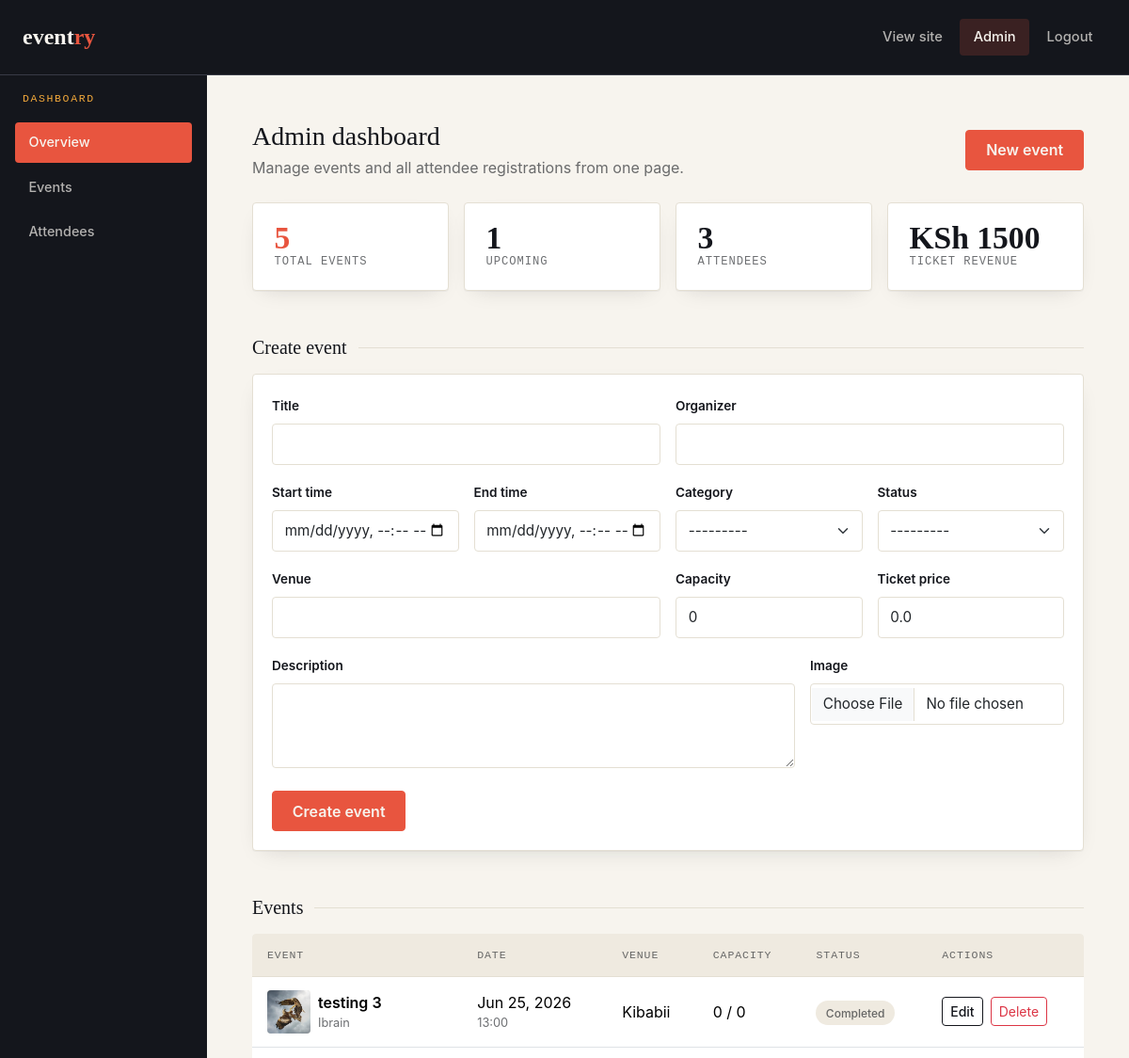
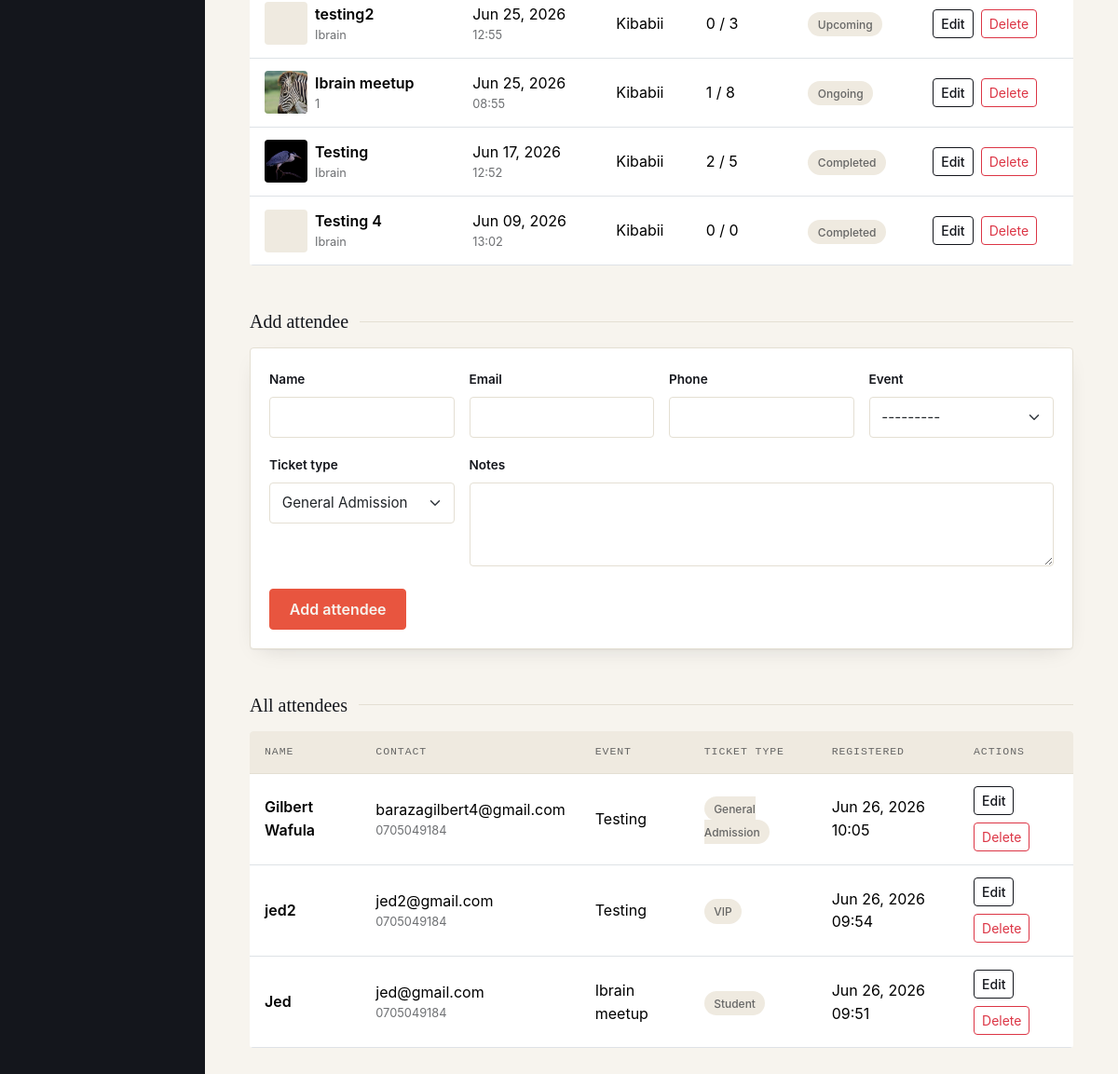
Screenshot of /admin_dashboard (signed in) with the database file from the repository (2 pictures, top to bottom).
### event/models.py (models this page shows, shortened)
class Event(models.Model):
    title = models.CharField(max_length=255)
    organizer = models.CharField(max_length=255)
    description = models.TextField()
    start_time = models.DateTimeField()
    end_time = models.DateTimeField()
    capacity = models.IntegerField(default=0)
    ticket_price = models.DecimalField(max_digits=10, decimal_places=2, default=0.00)
    category = models.CharField(max_length=100, choices=[
        ('workshop', 'Workshop'),
        ('conference', 'Conference'),
        ('meeting', 'Meeting'),
        ('webinar', 'Webinar'),
        ('technology', 'Technology'),
        ('community', 'Community'),
        ('career', 'Career'),
        ('competition', 'Competition'),
        ('meetups', 'Meetups'),
        ('fundraiser', 'Fundraiser'),
        ('other', 'Other')
    ])
    venue = models.CharField(max_length=255)
    status = models.CharField(
        max_length=20,
        choices=[
            ('upcoming', 'Upcoming'),
            ('ongoing', 'Ongoing'),
            ('completed', 'Completed')
        ]
    )
    image = models.ImageField(upload_to='event_images/', null=True, blank=True)
    def __str__(self):
        return self.title

class EventRegistration(models.Model):
    attendee = models.CharField(max_length=255)
    event = models.ForeignKey(Event, on_delete=models.CASCADE, related_name='registrations')
    registration_date = models.DateTimeField(auto_now_add=True)
    phone = models.CharField(max_length=20, blank=True, null=True)
    notes = models.TextField(blank=True, null=True)
    email = models.EmailField()
    ticket_type = models.CharField(max_length=100, choices=[
        ('general', 'General Admission'),
        ('vip', 'VIP'),
        ('student', 'Student'),
        ('early_bird', 'Early Bird'),
        ('group', 'Group'),
        ('other', 'Other')
    ], default='general')
    class Meta:
        ordering = ['-registration_date']

### config/views.py (the view, shortened to what this page needs)
# urls.py: path('admin_dashboard', views.admin, name='admin_dashboard'),
@login_required(login_url='login')
@user_passes_test(lambda user: user.is_staff, login_url='home')
def admin(request):
    editing_event = None
    editing_registration = None
    event_form = None
    registration_form = None
    if event_form is None:
        event_form = EventForm(instance=editing_event)
    if registration_form is None:
        registration_form = EventRegistrationForm(instance=editing_registration)
    events = Event.objects.annotate(registration_count=Count('registrations')).order_by('-start_time')
    registrations = EventRegistration.objects.select_related('event').order_by('-registration_date')
    total_revenue = sum(reg.event.ticket_price for reg in registrations)
    upcoming_count = events.filter(status='upcoming').count()
    return render(request, 'admin.html', {
        'events': events,
        'registrations': registrations,
        'event_form': event_form,
        'registration_form': registration_form,
        'editing_event': editing_event,
        'editing_registration': editing_registration,
        'total_revenue': total_revenue,
        'upcoming_count': upcoming_count,
    })

### templates/admin.html (shortened to what this page needs)
<!doctype html>
<html lang="en">
<head>
<link href="https://cdn.jsdelivr.net/npm/bootstrap@5.3.3/dist/css/bootstrap.min.css" rel="stylesheet">
</head>
<body>
<nav class="navbar navbar-expand-lg navbar-eventry py-3">
  <div class="container-fluid px-4">
    <a class="navbar-brand" href="{% url 'home' %}">event<span class="dot">ry</span></a>
    <div class="collapse navbar-collapse" id="nav">
      <ul class="navbar-nav ms-auto align-items-lg-center gap-1">
        <li class="nav-item"><a class="nav-link" href="{% url 'home' %}">View site</a></li>
        <li class="nav-item"><a class="nav-link active" href="{% url 'admin_dashboard' %}">Admin</a></li>
        <li class="nav-item"><a class="nav-link" href="{% url 'logout' %}">Logout</a></li>
      </ul>
    </div>
  </div>
</nav>
<div class="d-flex layout">
  <aside class="sidebar-admin p-3">
    <p class="eyebrow px-2 mb-3">Dashboard</p>
    <nav class="nav flex-column gap-1">
      <a class="nav-link active" href="#overview">Overview</a>
      <a class="nav-link" href="#event-form">Events</a>
      <a class="nav-link" href="#attendee-form">Attendees</a>
    </nav>
  </aside>
  <main class="flex-grow-1 p-4 p-lg-5">
    <section id="overview" class="mb-5">
      <div class="d-flex flex-wrap justify-content-between align-items-center gap-3 mb-4">
        <div>
          <h1 class="h3 mb-1">Admin dashboard</h1>
          <p class="mb-0" style="color:var(--ink-60)">Manage events and all attendee registrations from one page.</p>
        </div>
        <a href="#event-form" class="btn btn-coral">New event</a>
      </div>
      <div class="row g-3">
        <div class="col-sm-6 col-xl-3"><div class="stat-card"><div class="stat-num" style="color:var(--coral)">{{ events|length }}</div><div class="stat-label">Total events</div></div></div>
        <div class="col-sm-6 col-xl-3"><div class="stat-card"><div class="stat-num">{{ upcoming_count }}</div><div class="stat-label">Upcoming</div></div></div>
        <div class="col-sm-6 col-xl-3"><div class="stat-card"><div class="stat-num">{{ registrations|length }}</div><div class="stat-label">Attendees</div></div></div>
        <div class="col-sm-6 col-xl-3"><div class="stat-card"><div class="stat-num">KSh {{ total_revenue|floatformat:0 }}</div><div class="stat-label">Ticket revenue</div></div></div>
      </div>
    </section>
    <section id="event-form" class="mb-5">
      <div class="section-title"><h2 class="h5 mb-0">{% if editing_event %}Edit event{% else %}Create event{% endif %}</h2><span class="rule"></span></div>
      <form class="panel" method="post" enctype="multipart/form-data">
        <div class="row g-3">
          <div class="col-lg-6"><label class="form-label" for="{{ event_form.title.id_for_label }}">Title</label>{{ event_form.title }}{{ event_form.title.errors }}</div>
          <div class="col-lg-6"><label class="form-label" for="{{ event_form.organizer.id_for_label }}">Organizer</label>{{ event_form.organizer }}{{ event_form.organizer.errors }}</div>
          <div class="col-md-6 col-xl-3"><label class="form-label" for="{{ event_form.start_time.id_for_label }}">Start time</label>{{ event_form.start_time }}{{ event_form.start_time.errors }}</div>
          <div class="col-md-6 col-xl-3"><label class="form-label" for="{{ event_form.end_time.id_for_label }}">End time</label>{{ event_form.end_time }}{{ event_form.end_time.errors }}</div>
          <div class="col-md-6 col-xl-3"><label class="form-label" for="{{ event_form.category.id_for_label }}">Category</label>{{ event_form.category }}{{ event_form.category.errors }}</div>
          <div class="col-md-6 col-xl-3"><label class="form-label" for="{{ event_form.status.id_for_label }}">Status</label>{{ event_form.status }}{{ event_form.status.errors }}</div>
          <div class="col-lg-6"><label class="form-label" for="{{ event_form.venue.id_for_label }}">Venue</label>{{ event_form.venue }}{{ event_form.venue.errors }}</div>
          <div class="col-md-6 col-lg-3"><label class="form-label" for="{{ event_form.capacity.id_for_label }}">Capacity</label>{{ event_form.capacity }}{{ event_form.capacity.errors }}</div>
          <div class="col-md-6 col-lg-3"><label class="form-label" for="{{ event_form.ticket_price.id_for_label }}">Ticket price</label>{{ event_form.ticket_price }}{{ event_form.ticket_price.errors }}</div>
          <div class="col-lg-8"><label class="form-label" for="{{ event_form.description.id_for_label }}">Description</label>{{ event_form.description }}{{ event_form.description.errors }}</div>
          <div class="col-lg-4"><label class="form-label" for="{{ event_form.image.id_for_label }}">Image</label>{{ event_form.image }}{{ event_form.image.errors }}</div>
        </div>
        <div class="d-flex flex-wrap gap-2 mt-4">
          <button type="submit" class="btn btn-coral">{% if editing_event %}Update event{% else %}Create event{% endif %}</button>
        </div>
      </form>
    </section>
    <section id="events" class="mb-5">
      <div class="section-title"><h2 class="h5 mb-0">Events</h2><span class="rule"></span></div>
      <div class="table-responsive">
        <table class="table table-eventry align-middle mb-0">
          <thead><tr><th>Event</th><th>Date</th><th>Venue</th><th>Capacity</th><th>Status</th><th>Actions</th></tr></thead>
          <tbody>
            {% for event in events %}
              <tr>
                <td>
                  <div class="d-flex align-items-center gap-2">
                    {% if event.image %}<img src="{{ event.image.url }}" alt="{{ event.title }}" class="thumb-sm">{% else %}<div class="thumb-sm"></div>{% endif %}
                    <div><div class="fw-semibold">{{ event.title }}</div><div style="font-size:.8rem;color:var(--ink-60)">{{ event.organizer }}</div></div>
                  </div>
                </td>
                <td><div>{{ event.start_time|date:'M d, Y' }}</div><div style="font-size:.8rem;color:var(--ink-60)">{{ event.start_time|date:'H:i' }}</div></td>
                <td>{{ event.venue }}</td>
                <td>{{ event.registration_count }} / {{ event.capacity }}</td>
                <td><span class="badge-soft">{{ event.status|title }}</span></td>
                <td>
                  <div class="d-flex flex-wrap gap-2">
                    <form method="post"><button type="submit" class="btn btn-sm btn-outline-ink">Edit</button></form>
                    <form method="post" onsubmit="return confirm('Delete this event and its registrations?');"><button type="submit" class="btn btn-sm btn-outline-danger">Delete</button></form>
                  </div>
                </td>
              </tr>
            {% empty %}
              <tr><td colspan="6" class="text-center py-4" style="color:var(--ink-60)">No events yet.</td></tr>
            {% endfor %}
          </tbody>
        </table>
      </div>
    </section>
    <section id="attendee-form" class="mb-5">
      <div class="section-title"><h2 class="h5 mb-0">{% if editing_registration %}Edit attendee{% else %}Add attendee{% endif %}</h2><span class="rule"></span></div>
      <form class="panel" method="post">
        <div class="row g-3">
          <div class="col-md-6 col-xl-3"><label class="form-label" for="{{ registration_form.attendee.id_for_label }}">Name</label>{{ registration_form.attendee }}{{ registration_form.attendee.errors }}</div>
          <div class="col-md-6 col-xl-3"><label class="form-label" for="{{ registration_form.email.id_for_label }}">Email</label>{{ registration_form.email }}{{ registration_form.email.errors }}</div>
          <div class="col-md-6 col-xl-3"><label class="form-label" for="{{ registration_form.phone.id_for_label }}">Phone</label>{{ registration_form.phone }}{{ registration_form.phone.errors }}</div>
          <div class="col-md-6 col-xl-3"><label class="form-label" for="{{ registration_form.event.id_for_label }}">Event</label>{{ registration_form.event }}{{ registration_form.event.errors }}</div>
          <div class="col-md-6 col-xl-3"><label class="form-label" for="{{ registration_form.ticket_type.id_for_label }}">Ticket type</label>{{ registration_form.ticket_type }}{{ registration_form.ticket_type.errors }}</div>
          <div class="col-md-6 col-xl-9"><label class="form-label" for="{{ registration_form.notes.id_for_label }}">Notes</label>{{ registration_form.notes }}{{ registration_form.notes.errors }}</div>
        </div>
        <div class="d-flex flex-wrap gap-2 mt-4">
          <button type="submit" class="btn btn-coral">{% if editing_registration %}Update attendee{% else %}Add attendee{% endif %}</button>
        </div>
      </form>
    </section>
    <section id="attendees" class="mb-2">
      <div class="section-title"><h2 class="h5 mb-0">All attendees</h2><span class="rule"></span></div>
      <div class="table-responsive">
        <table class="table table-eventry align-middle mb-0">
          <thead><tr><th>Name</th><th>Contact</th><th>Event</th><th>Ticket type</th><th>Registered</th><th>Actions</th></tr></thead>
          <tbody>
            {% for registration in registrations %}
              <tr>
                <td class="fw-semibold">{{ registration.attendee }}</td>
                <td><div>{{ registration.email }}</div><div style="font-size:.8rem;color:var(--ink-60)">{{ registration.phone|default:'No phone' }}</div></td>
                <td>{{ registration.event.title }}</td>
                <td><span class="badge-soft">{{ registration.get_ticket_type_display }}</span></td>
                <td>{{ registration.registration_date|date:'M d, Y H:i' }}</td>
                <td>
                  <div class="d-flex flex-wrap gap-2">
                    <form method="post"><button type="submit" class="btn btn-sm btn-outline-ink">Edit</button></form>
                    <form method="post" onsubmit="return confirm('Delete this attendee registration?');"><button type="submit" class="btn btn-sm btn-outline-danger">Delete</button></form>
                  </div>
                </td>
              </tr>
            {% empty %}
              <tr><td colspan="6" class="text-center py-4" style="color:var(--ink-60)">No attendees registered yet.</td></tr>
            {% endfor %}
          </tbody>
        </table>
      </div>
    </section>
  </main>
</div>
</body>
</html>

### rows the page displays
Event: image (picture), title "testing 3", organizer "Ibrain", start_time "Jun 25, 2026", start_time "13:00", venue "Kibabii", registration_count "0", capacity "0", status "Completed"
Event: title "testing2", organizer "Ibrain", start_time "Jun 25, 2026", start_time "12:55", venue "Kibabii", registration_count "0", capacity "3", status "Upcoming"
Event: image (picture), title "Ibrain meetup", organizer "1", start_time "Jun 25, 2026", start_time "08:55", venue "Kibabii", registration_count "1", capacity "8", status "Ongoing"
Event: image (picture), title "Testing", organizer "Ibrain", start_time "Jun 17, 2026", start_time "12:52", venue "Kibabii", registration_count "2", capacity "5", status "Completed"
Event: title "Testing 4", organizer "Ibrain", start_time "Jun 09, 2026", start_time "13:02", venue "Kibabii", registration_count "0", capacity "0", status "Completed"
EventRegistration: attendee "Gilbert Wafula", email "barazagilbert4@gmail.com", phone "0705049184", event "Testing", ticket_type "General Admission", registration_date "Jun 26, 2026 10:05"
EventRegistration: attendee "jed2", email "jed2@gmail.com", phone "0705049184", event "Testing", ticket_type "VIP", registration_date "Jun 26, 2026 09:54"
EventRegistration: attendee "Jed", email "jed@gmail.com", phone "0705049184", event "Ibrain meetup", ticket_type "Student", registration_date "Jun 26, 2026 09:51"

### other values shown
{{ events|length }} "5"
{{ upcoming_count }} "1"
{{ registrations|length }} "3"
{{ total_revenue|floatformat:0 }} "1500"
